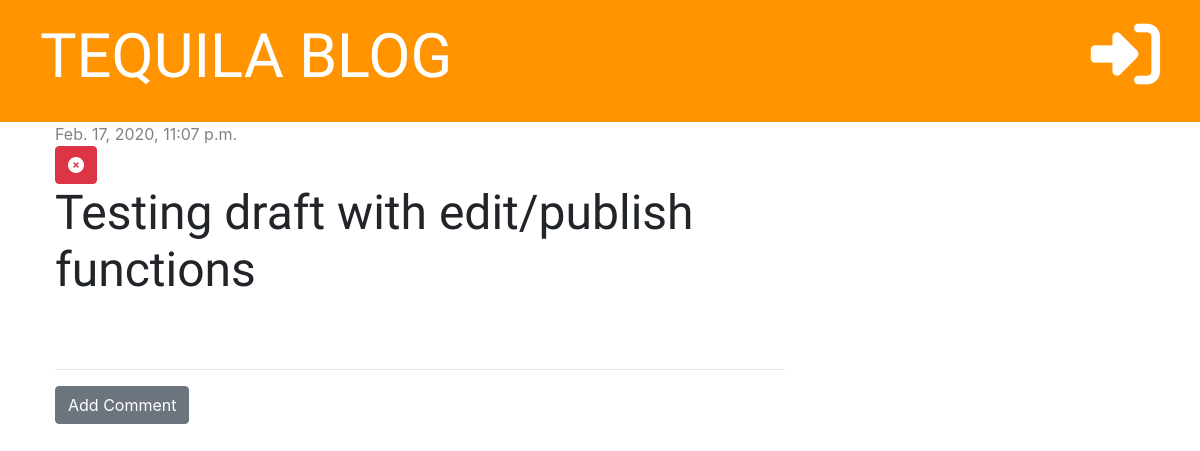
Page /post/8 on the earlier database version.
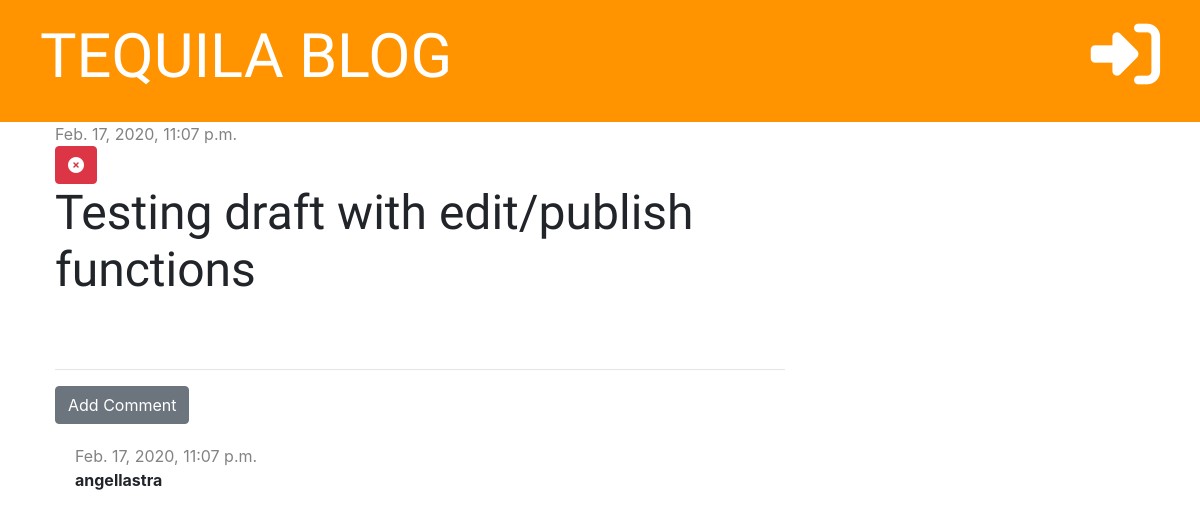
Same page on the later database version.
### blog/models.py (models this page shows, shortened)
class Comment(models.Model):
    post = models.ForeignKey('blog.Post', on_delete=models.CASCADE, related_name='comments')
    author = models.CharField(max_length=200)
    text = models.TextField()
    created_date = models.DateTimeField(default=timezone.now)
    approved = models.BooleanField(default = False) #for approving add_comment_to_post

### blog/views.py (the view)
# urls.py: path('post/<int:pk>', views.post_detail, name='post_detail'),
def post_detail(request, pk):
    post = get_object_or_404(Post, pk=pk) #this will get the object from Post and if doesn't exist will throw a 404
    stuff_for_frontend = {'post':post}
    return render(request, 'blog/post_detail.html', stuff_for_frontend)

### blog/templatetags/markdownify.py (called while the page is built)
@register.filter
def markdown(value):
    renderer = HighlightRenderer()
    markdown = mistune.Markdown(renderer=renderer)
    return markdown(value)

### blog/templates/blog/post_detail.html (shortened to what this page needs)
{% extends 'blog/base.html' %}
{% load markdownify %}
{% block content %}
    <div class="post">
          {% if post.published_date %}
              <div class="date">
                    {{ post.published_date }}
              </div>
          {% else %}
              <a href="{% url 'post_publish' pk=post.pk %}" class="btn btn-primary">Publish</a>
          {% endif %}
          <a href="{% url 'post_delete' pk=post.pk %}" class="btn btn-danger"
          onclick="return confirm('Are you sure you want to delete this post?')"><i class="fas fa-times-circle"></i></a>
          <h1>{{ post.title }}</h1>
    </div>
    <hr>
    <a href="{% url 'add_comment_to_post' pk=post.pk %}" class="btn btn-secondary">Add Comment</a>
      {% for comment in post.comments.all %}
          {% if user.is_authenticated or comment.approved %}
              <div class="comment">
                    <div class="date">
                          {{ comment.created_date }}
                    </div>
                    <strong>{{ comment.author }}</strong>
              </div>
          {% endif %}
      {% empty %}
          <p>No comments yet ....</p>
      {% endfor %}
{% endblock %}

Differences in the rows shown:
now on this page (row edited): Comment: created_date "Feb. 17, 2020, 11:07 p.m.", author "angellastra"
